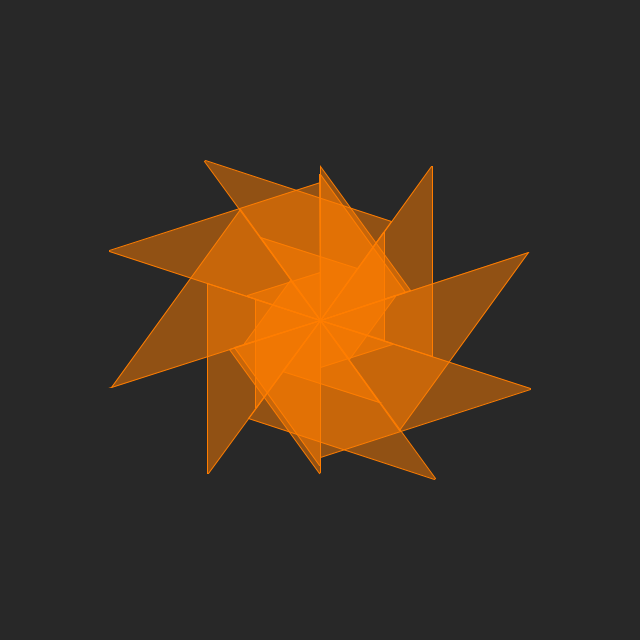
Frame 1 (no input)
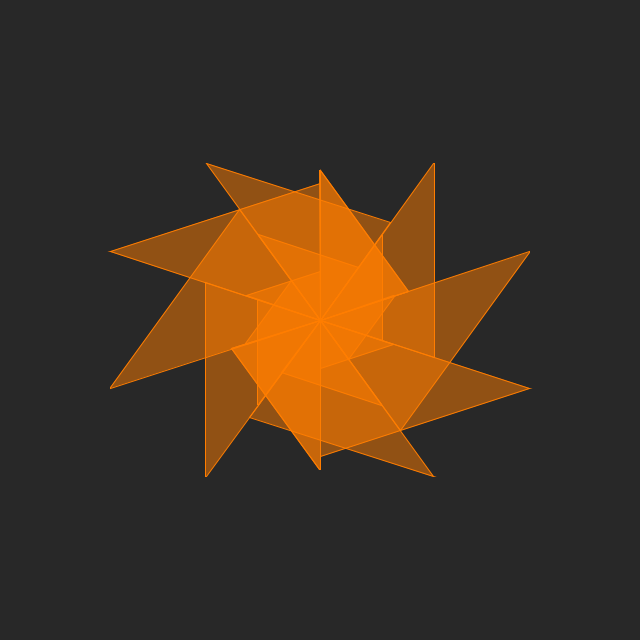
Frame 60 (the mouse pressed at the canvas centre just before this capture)
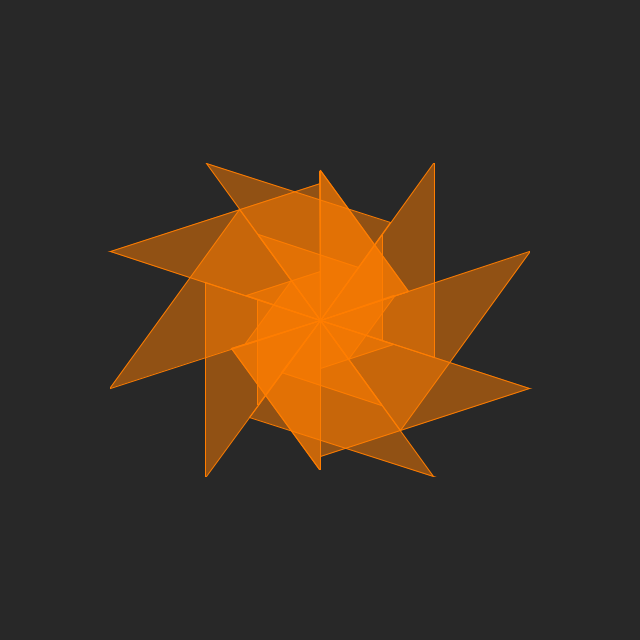
Frame 120 (the mouse held since frame 60 and released just before this capture)

The Processing sketch that drew these frames (run headless with seeded random() and noise(); from frame 60 on, the mouse is pressed at the canvas centre):

// Processing sketch: processing_184553
// ── processing_184553.pde

void setup() {
  size(640, 640);
  fill(255, 125, 0, 125);
  stroke(255, 125, 0);
}

void draw() {
  background(40);

  translate(width/2, height/2);

  for (int i = 0; i < 360; i+=36) {
    float x = sin(radians(i));
    float y = cos(radians(i));
    float x2 = sin(radians(i+36));
    float y2 = cos(radians(i+36));

    float d = 150+sin(radians(i+frameCount*3))*75;

    makeShape(x, y, x2, y2, new PVector(-x*d, -y*d), d);
    makeShape(-x, -y, -x2, -y2, new PVector(x*d, y*d), d);
  }
}

void makeShape(float x, float y, float x2, float y2, PVector loc, float d) {
  beginShape();
  vertex(loc.x+x, loc.y+y);
  vertex(loc.x+x2, loc.y+y2);
  vertex(loc.x+x2*d, loc.y+y2*d);
  vertex(loc.x+x*d, loc.y+y*d);
  endShape(CLOSE);
}
